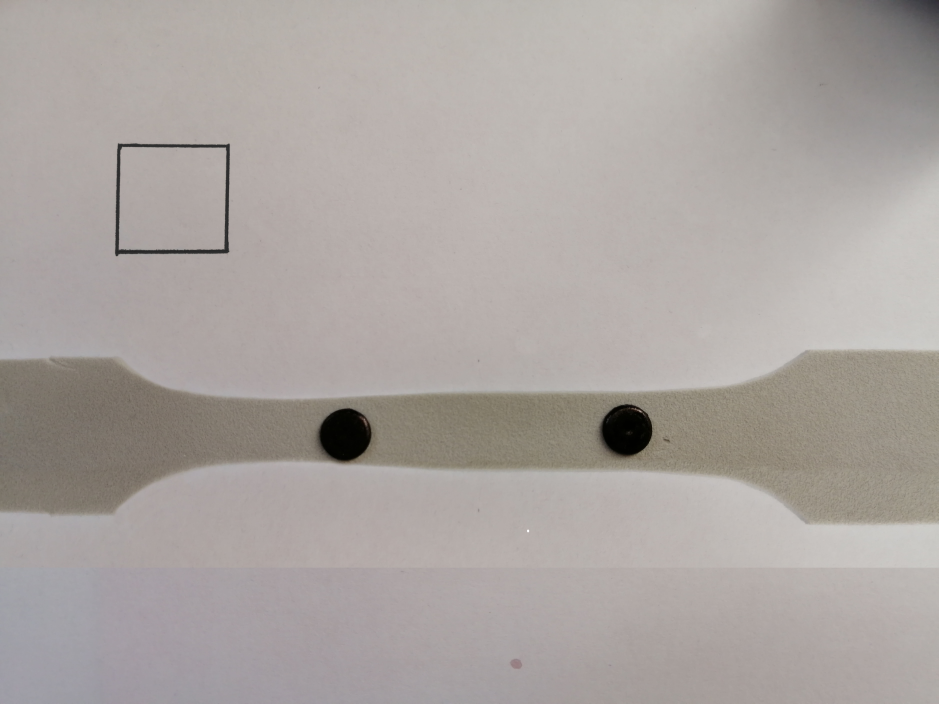
#> input picture trabalho_1/test-object-size/botao_colado/1.jpg, 5632 x 4224 px (shown at 1/6 size)
$ python contrast.py
#> lines starting #> are read from the running program, lines starting #| are printed output that depends on the picture
import cv2


def show_image(name,img):
	cv2.namedWindow(name, cv2.WINDOW_NORMAL)
	cv2.resizeWindow(name, 800, 600)
	cv2.imshow(name,img)
	#cv2.waitKey(0)


#-----Reading the image-----------------------------------------------------
img = cv2.imread('botao_colado/1.jpg', 1)
#> img is the input picture: shape (4224, 5632, 3); mean B, G, R 160.8, 164.3, 170.7
show_image("img",img)

#-----Converting image to LAB Color model-----------------------------------
lab= cv2.cvtColor(img, cv2.COLOR_BGR2LAB)
#> lab: shape (4224, 5632, 3); mean of channels 0, 1, 2 173, 129.6, 130.8
show_image("lab",lab)

#-----Splitting the LAB image to different channels-------------------------
l, a, b = cv2.split(lab)
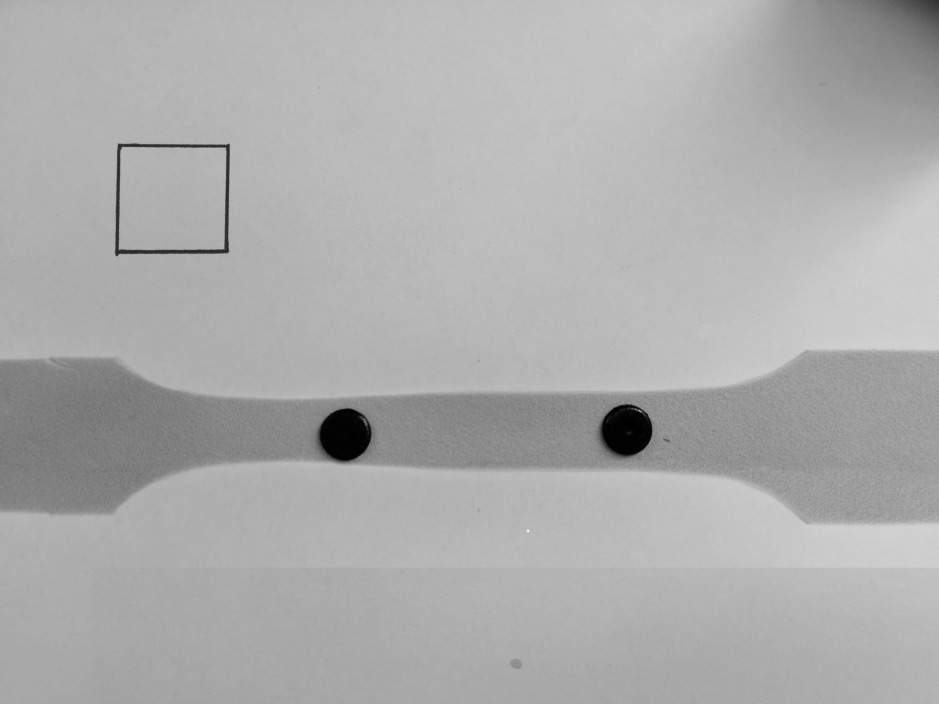
#> l: shape (4224, 5632) (shown at 1/6 size); min 0, max 255, mean 173
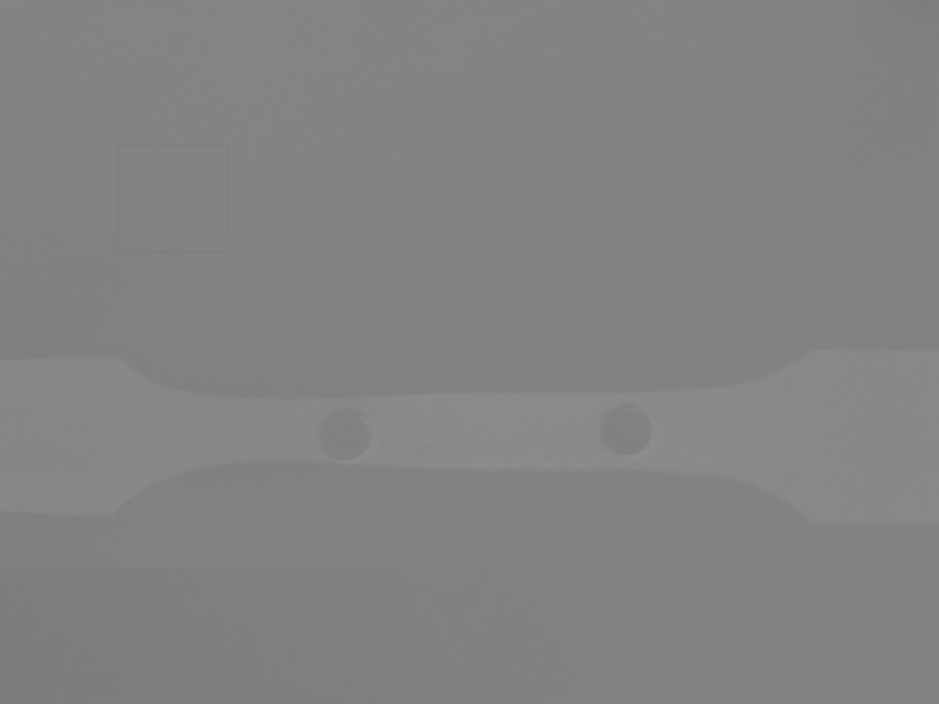
#> b: shape (4224, 5632) (shown at 1/6 size); min 121, max 143, mean 130.8
show_image('l_channel', l)
cv2.imwrite('botao_colado/chanel_l.jpg',l)

show_image('a_channel', a)
show_image('b_channel', b)

#-----Applying CLAHE to L-channel-------------------------------------------
clahe = cv2.createCLAHE(clipLimit=3.0, tileGridSize=(8,8))
cl = clahe.apply(l)
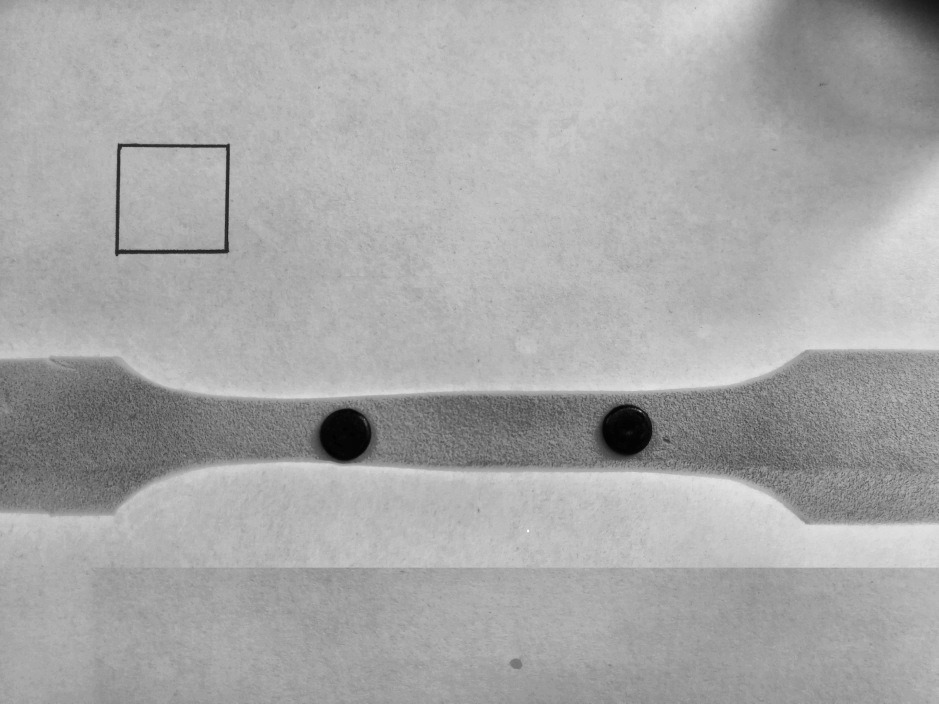
#> cl: shape (4224, 5632) (shown at 1/6 size); min 1, max 255, mean 167.8
show_image('CLAHE output', cl)

#-----Merge the CLAHE enhanced L-channel with the a and b channel-----------
limg = cv2.merge((cl,a,b))
#> limg: shape (4224, 5632, 3); mean of channels 0, 1, 2 167.8, 129.6, 130.8
show_image('limg', limg)

#-----Converting image from LAB Color model to RGB model--------------------
final = cv2.cvtColor(limg, cv2.COLOR_LAB2BGR)
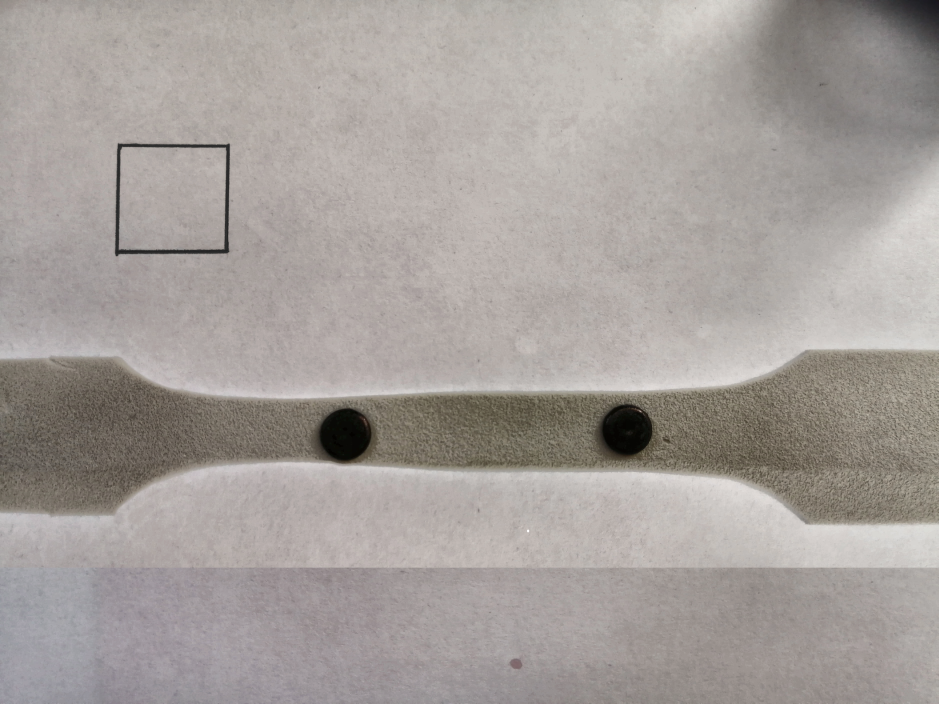
#> final: shape (4224, 5632, 3) (shown at 1/6 size); mean B, G, R 155.5, 159.3, 165.5
show_image('final', final)
cv2.imwrite('botao_colado/final.jpg',final)


cv2.waitKey(0)

#_____END_____#

$ run again, with trabalho_1/test-object-size/botao_colado/2.jpg copied over trabalho_1/test-object-size/botao_colado/1.jpg
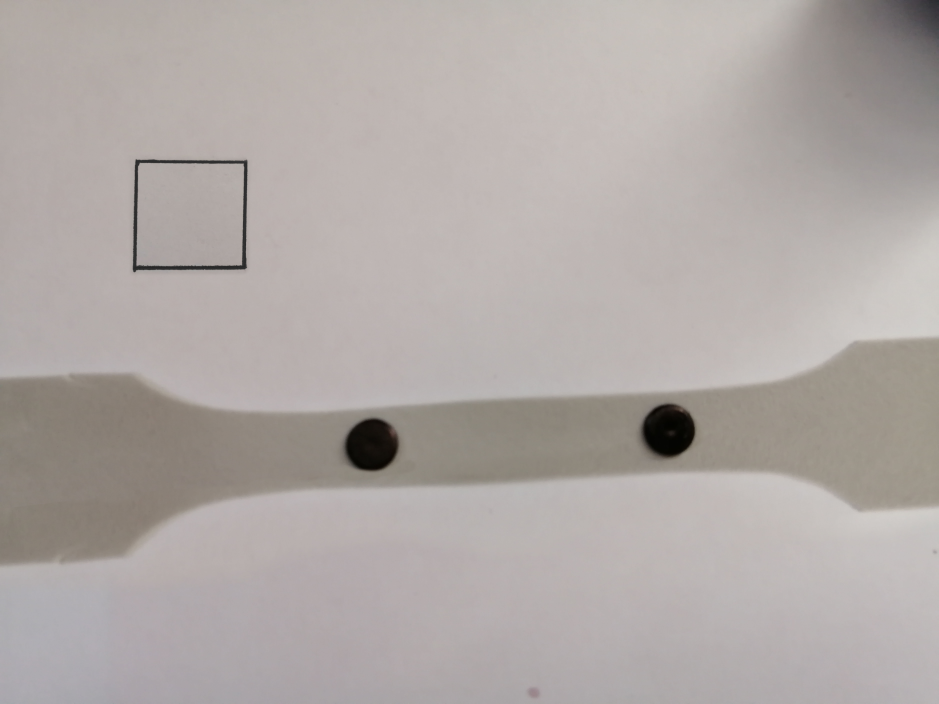
#> input picture trabalho_1/test-object-size/botao_colado/2.jpg, 5632 x 4224 px (shown at 1/6 size)
#> img is the input picture: shape (4224, 5632, 3); mean B, G, R 166.4, 169.2, 176.1
#> lab: shape (4224, 5632, 3); mean of channels 0, 1, 2 177.8, 129.8, 130.5
#> `l, a, b = cv2.split(lab)`:
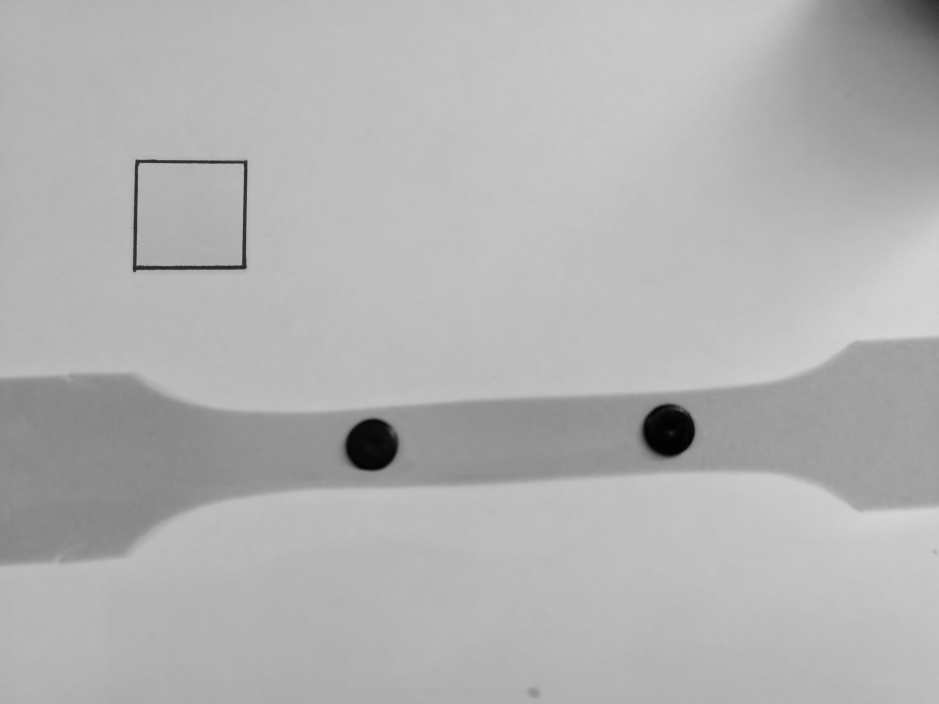
#> l: shape (4224, 5632) (shown at 1/6 size); min 2, max 215, mean 177.8
#> `cl = clahe.apply(l)`:
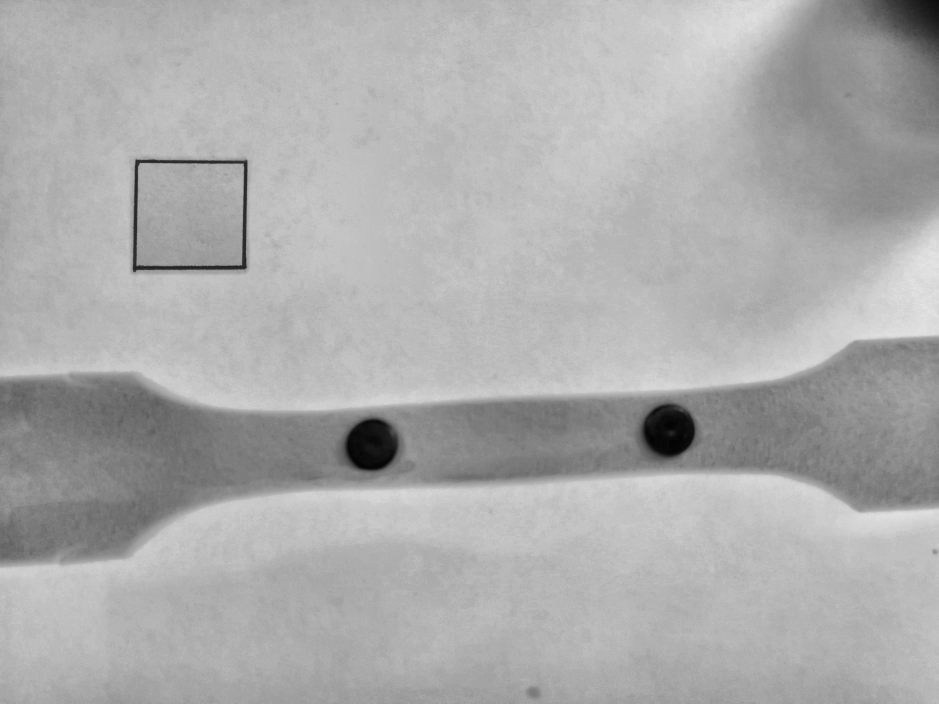
#> cl: shape (4224, 5632) (shown at 1/6 size); min 2, max 230, mean 172.4
#> limg: shape (4224, 5632, 3); mean of channels 0, 1, 2 172.4, 129.8, 130.5

$ run again, with trabalho_1/test-object-size/botao_colado/3.jpg copied over trabalho_1/test-object-size/botao_colado/1.jpg
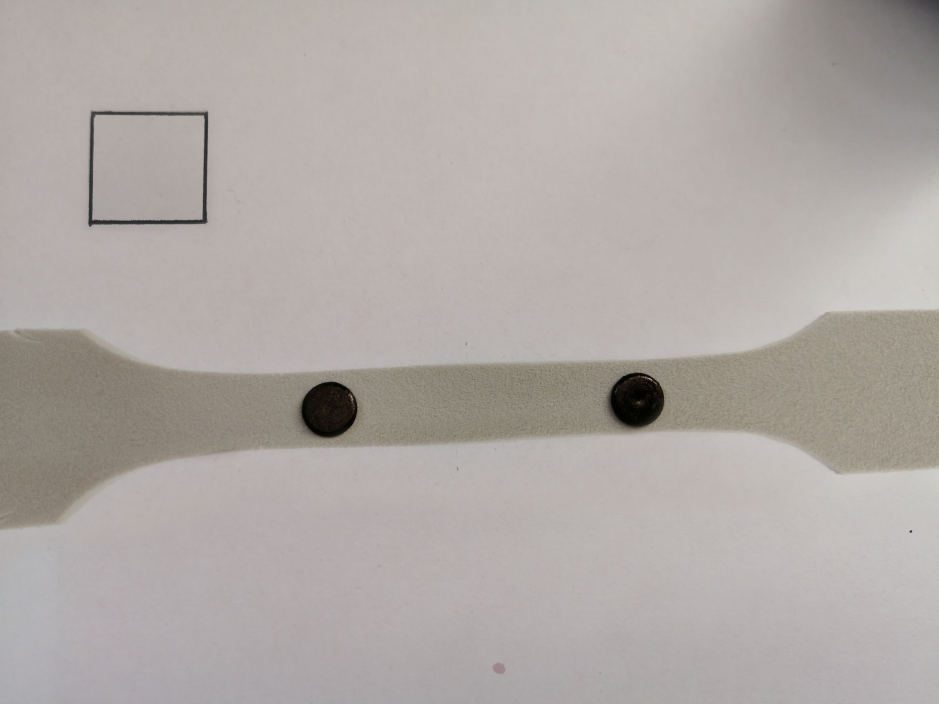
#> input picture trabalho_1/test-object-size/botao_colado/3.jpg, 5632 x 4224 px (shown at 1/6 size)
#> img is the input picture: shape (4224, 5632, 3); mean B, G, R 165.9, 169.6, 175.6
#> lab: shape (4224, 5632, 3); mean of channels 0, 1, 2 178, 129.4, 130.8
#> `cl = clahe.apply(l)`:
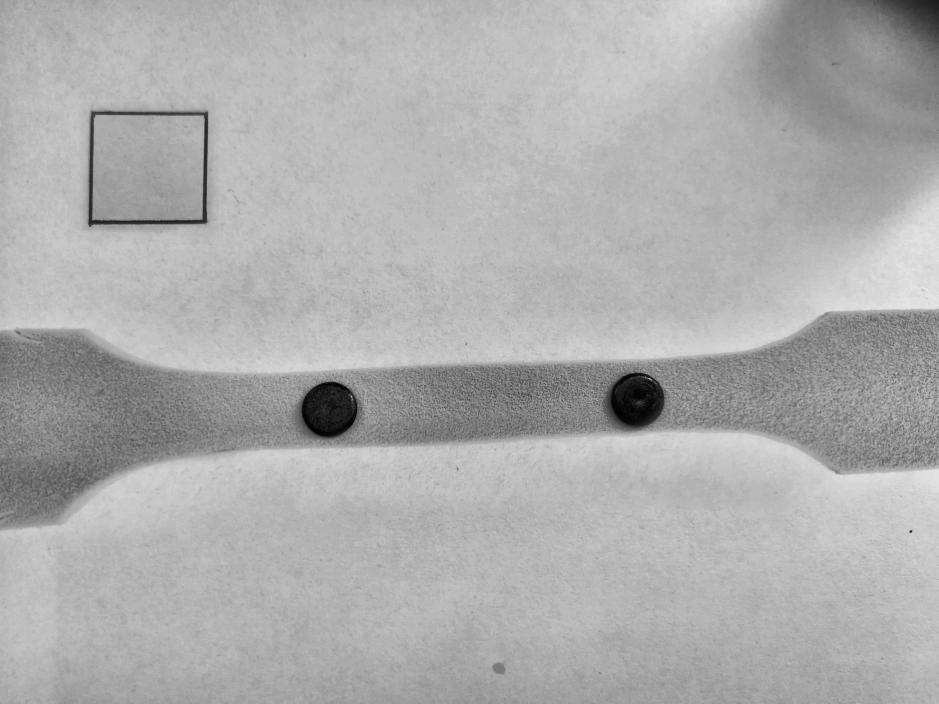
#> cl: shape (4224, 5632) (shown at 1/6 size); min 0, max 239, mean 173.5
#> limg: shape (4224, 5632, 3); mean of channels 0, 1, 2 173.5, 129.4, 130.8
#> `final = cv2.cvtColor(limg, cv2.COLOR_LAB2BGR)`:
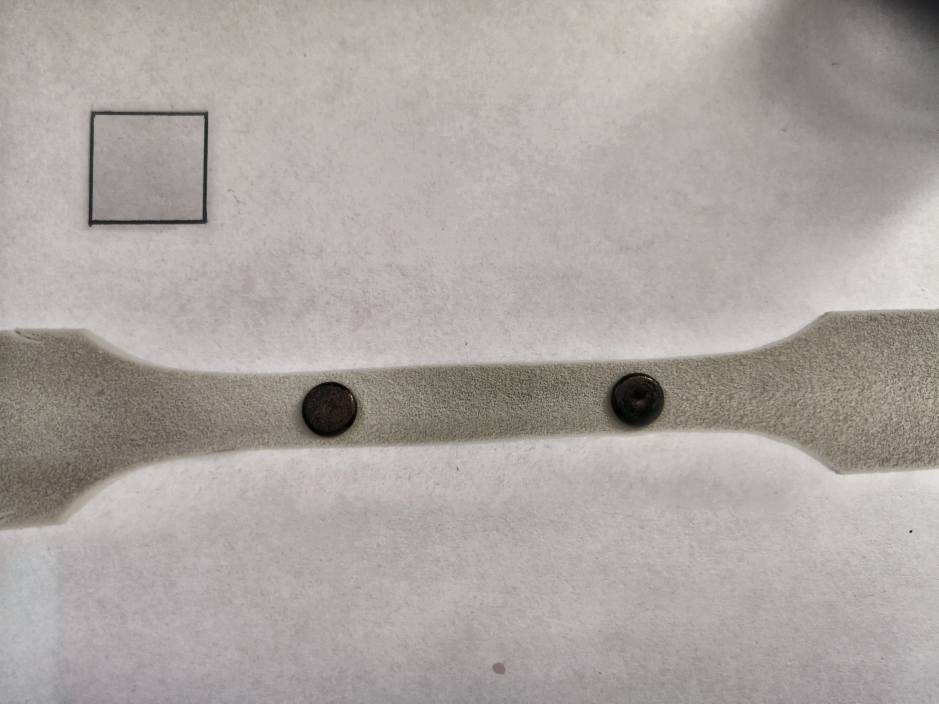
#> final: shape (4224, 5632, 3) (shown at 1/6 size); mean B, G, R 161.3, 165.3, 171.2

$ run again, with trabalho_1/test-object-size/botao_colado/4.jpg copied over trabalho_1/test-object-size/botao_colado/1.jpg
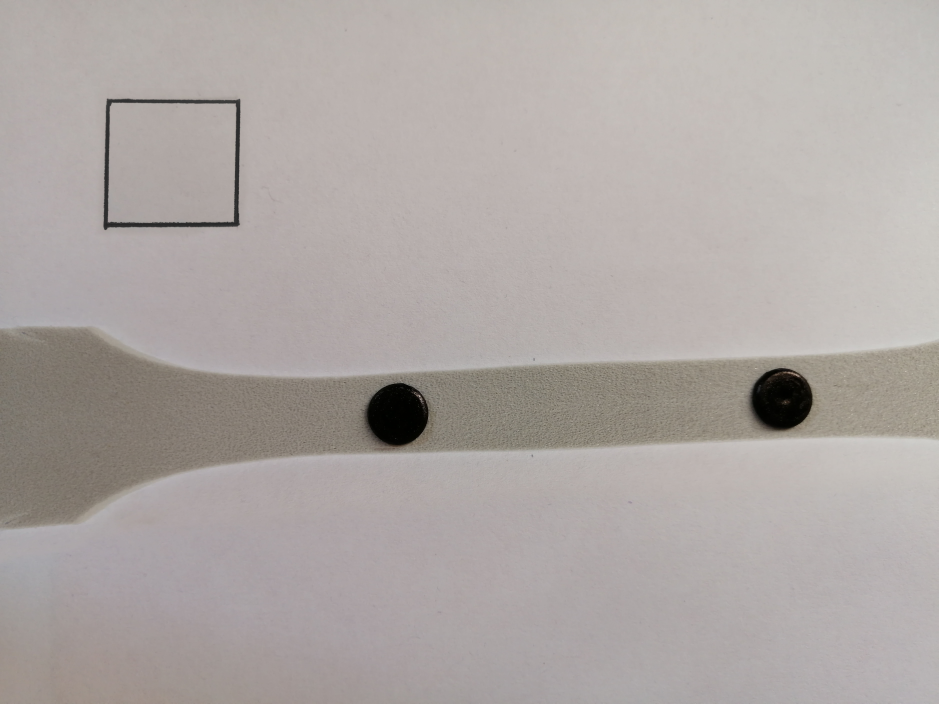
#> input picture trabalho_1/test-object-size/botao_colado/4.jpg, 5632 x 4224 px (shown at 1/6 size)
#> img is the input picture: shape (4224, 5632, 3); mean B, G, R 164.3, 167.1, 173.8
#> lab: shape (4224, 5632, 3); mean of channels 0, 1, 2 175.7, 129.8, 130.5
#> `l, a, b = cv2.split(lab)`:
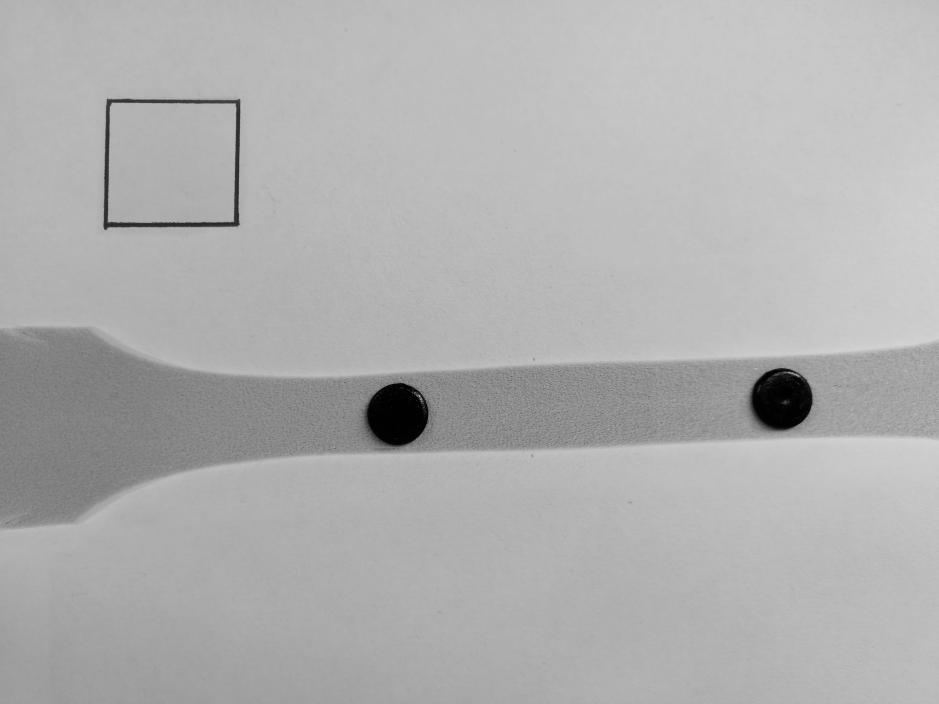
#> l: shape (4224, 5632) (shown at 1/6 size); min 0, max 254, mean 175.7
#> limg: shape (4224, 5632, 3); mean of channels 0, 1, 2 170.5, 129.8, 130.5
#> `final = cv2.cvtColor(limg, cv2.COLOR_LAB2BGR)`:
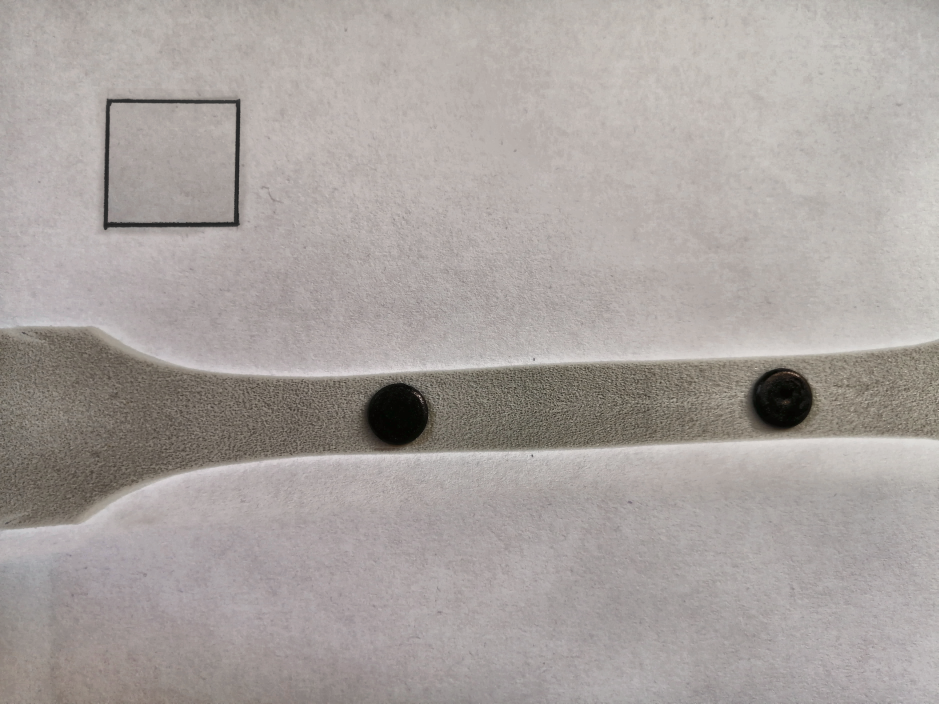
#> final: shape (4224, 5632, 3) (shown at 1/6 size); mean B, G, R 158.9, 162, 168.6
